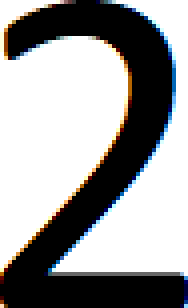
#> input picture CS374-ArtificialInteligence/CS374-Project/images/characters/Character_6.png, 47 x 77 px, found by its file name (shown 4 times larger)
$ python nzm.py
#> lines starting #> are read from the running program, lines starting #| are printed output that depends on the picture
import cv2
import numpy
import numpy as np
from PIL import Image
image = cv2.imread('C:\\Users\\Stefan\Desktop\\ai\\Character_6.png')
#> image is the input picture: shape (77, 47, 3); mean B, G, R 155.4, 155.3, 155.3
image = numpy.invert(image)
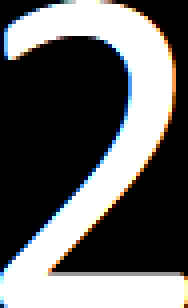
#> image: shape (77, 47, 3) (shown 4 times larger); mean B, G, R 99.6, 99.7, 99.7
image = numpy.invert(image)
gray = cv2.cvtColor(image, cv2.COLOR_BGR2GRAY)
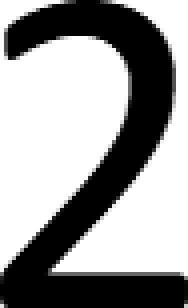
#> gray: shape (77, 47) (shown 4 times larger); min 0, max 255, mean 155.3
cv2.imshow('gray', image)
#bez gray vrv
cv2.imshow('a', gray)
#img = np.invert(Image.open("Character_0.png").convert('L')).ravel()
#cv2.imshow('aa', img)
cv2.waitKey()

$ run again, with CS374-ArtificialInteligence/CS374-Project/images/characters/Character_11.png copied over CS374-ArtificialInteligence/CS374-Project/images/characters/Character_6.png
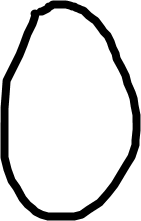
#> input picture CS374-ArtificialInteligence/CS374-Project/images/characters/Character_11.png, 141 x 221 px, found by its file name
#> image is the input picture: shape (221, 141, 3); min 0, max 255, mean 218.8
#> `image = numpy.invert(image)`:
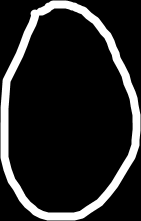
#> image: shape (221, 141, 3); min 0, max 255, mean 36.2
